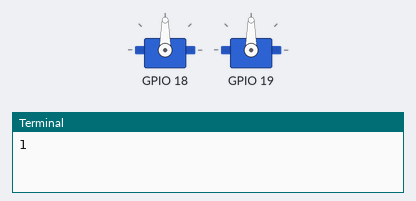
Simulated run of this program. Board: Raspberry Pi (BCM pin numbers). Parts: 2 × servo, the last lines printed to the terminal. Servo angles are drawn from the pulse width (0.5 ms = 0°, 2.5 ms = 180°); threads take turns every 2 ms; the clock reads 2024-03-15 10:24:30 at power-on unless the program sets it. At 21.9 s the program stops and its outputs stay as they are.

Above: at 0.3 s.
At 7.1 s:
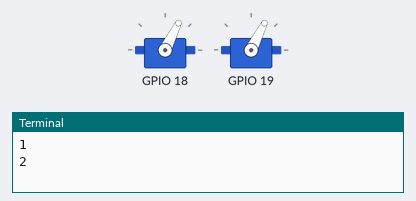
At 13.38 s:
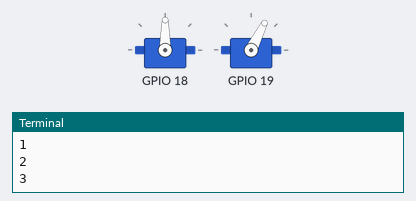
At 21.68 s:
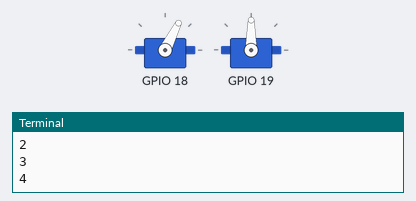
Timing chart, 0 to 23.4 s (numbered marks = the images above):
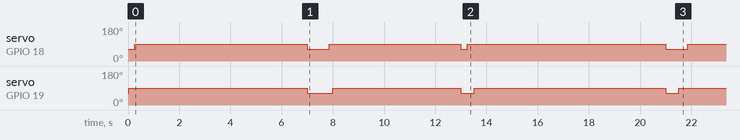

The program:

filter.py
```python
import time
import pigpio
from servo_1 import turn_servo
import threading
def mechanic_filter(SERVO_GPIO_1,SERVO_GPIO_2,rhrh_code):
    def run_parallel(duration_1,SERVO_GPIO_1,duration_2,SERVO_GPIO_2):
        t1 = threading.Thread(target = turn_servo, args=(duration_1,pi,SERVO_GPIO_1))
        t2 = threading.Thread(target = turn_servo, args=(duration_2,pi,SERVO_GPIO_2))
        t1.start()
        t2.start()
        t1.join()
        t2.join()
    pi = pigpio.pi()
    combinations = {
    "M": (90,90),
    "F": (180,180),
    "N": (270,270),
    "R": (90,0),
    "G": (180,0),
    "B": (270,0),
    "P": (90,270),
    "Y": (90,180),
    "C": (180,270)
    }

    servo_angles_1 = {
        0: 0,
        90: 0.25,
        180: 0.53,
        270: 0.85,
        360: 1.1
    }
    servo_angles_2 = {
        0: 0,
        90: 0.25,
        180: 0.51,
        270: 0.72,
        360: 1
    }
    timer_start = time.time()

    color_1 = rhrh_code[1]
    print("1")
    run_parallel(
        servo_angles_1[combinations[color_1][0]], SERVO_GPIO_1,
        servo_angles_2[combinations[color_1][1]], SERVO_GPIO_2
    )

    elapsed = time.time() - timer_start
    time.sleep(int(rhrh_code[0]) - elapsed)

    color_2 = rhrh_code[3]
    print("2")
    std_servo_1 = 360 - combinations[color_1][0]
    std_servo_2 = 360 - combinations[color_1][1]

    run_parallel(
        servo_angles_1[std_servo_1], SERVO_GPIO_1,
        servo_angles_2[std_servo_2], SERVO_GPIO_2
    )
    time.sleep(5)

    timer_start = time.time()
    print("3")
    run_parallel(
        servo_angles_1[combinations[color_2][0]], SERVO_GPIO_1,
        servo_angles_2[combinations[color_2][1]], SERVO_GPIO_2
    )

    elapsed = time.time() - timer_start
    time.sleep(int(rhrh_code[2]) - elapsed)

    std_servo_1 = 360 - combinations[color_2][0]
    std_servo_2 = 360 - combinations[color_2][1]
    print("4")
    run_parallel(
        servo_angles_1[std_servo_1], SERVO_GPIO_1,
        servo_angles_2[std_servo_2], SERVO_GPIO_2
    )
    pi.stop()


mechanic_filter(18,19,"7R8Y")
```

servo_1.py
```python
import time
import pigpio

def turn_servo(duration,servo,servo_pin):
    servo.set_servo_pulsewidth(servo_pin, 1200)
    time.sleep(duration)
    servo.set_servo_pulsewidth(servo_pin, 1500)
    servo.set_servo_pulsewidth(servo_pin, 0)
```

Measured:
- by itself, servo on GPIO 18: goes 90° 6.7 s, 63° 0.85 s, 90° 5.2 s, 63° 0.25 s, 90° 7.7 s, 63° 0.85 s, then 90°
- by itself, servo on GPIO 19: goes 90° 7.0 s, 63° 1.0 s, 90° 5.0 s, 63° 0.51 s, 90° 7.5 s, 63° 0.51 s, then 90°
